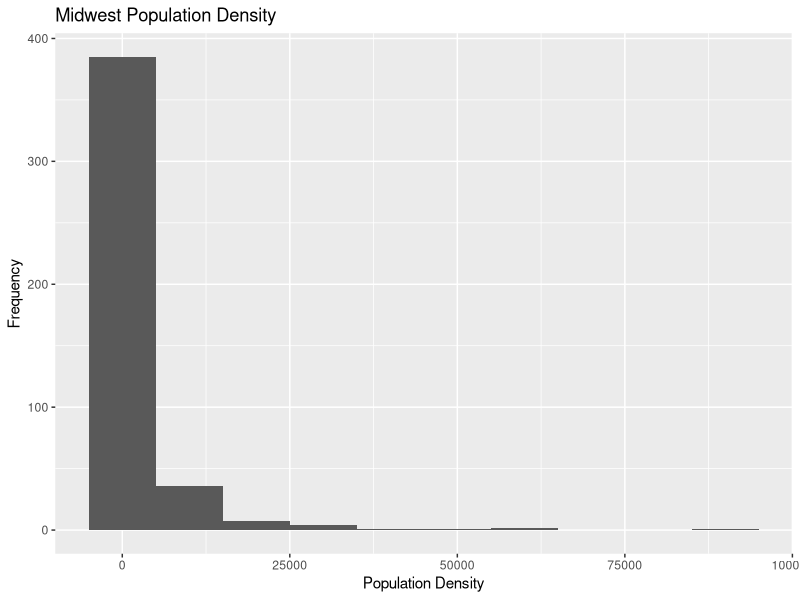
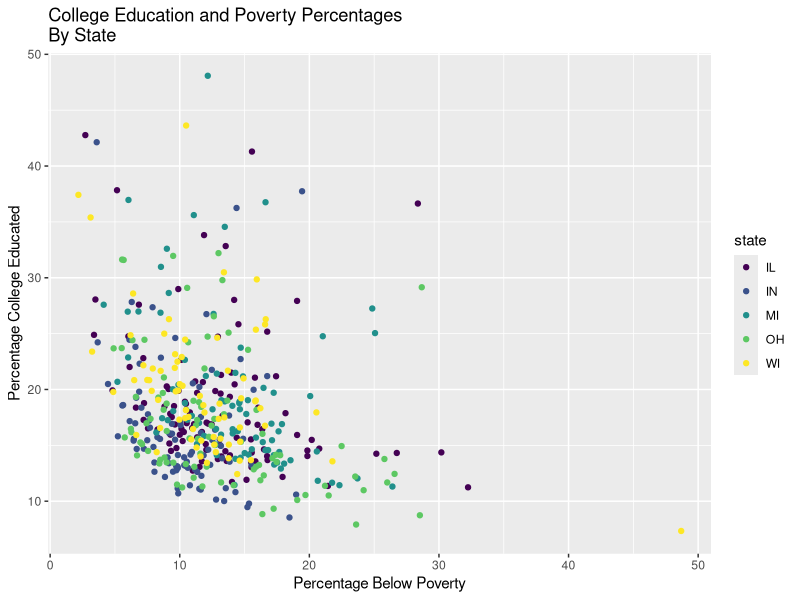
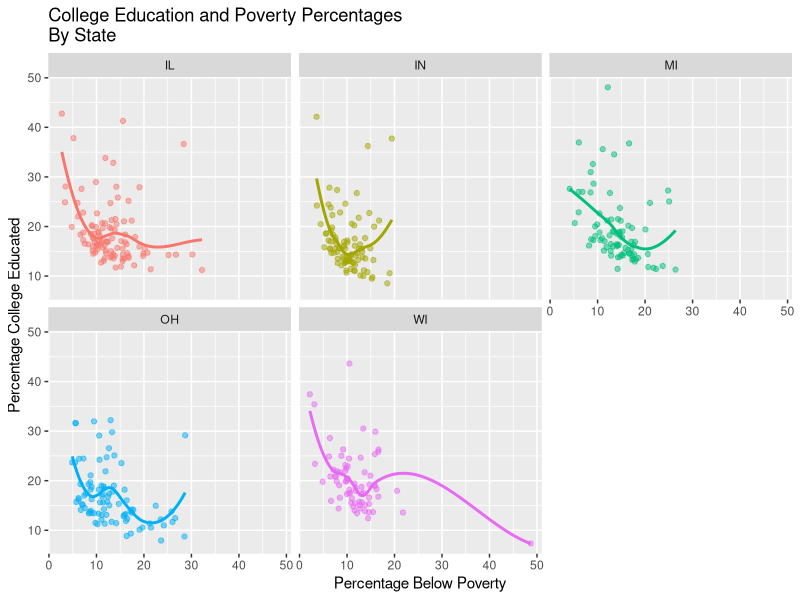
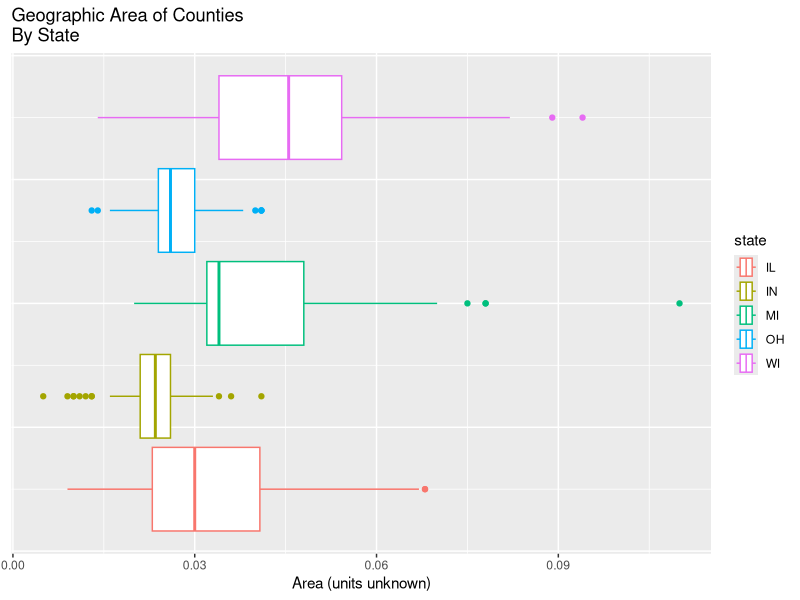
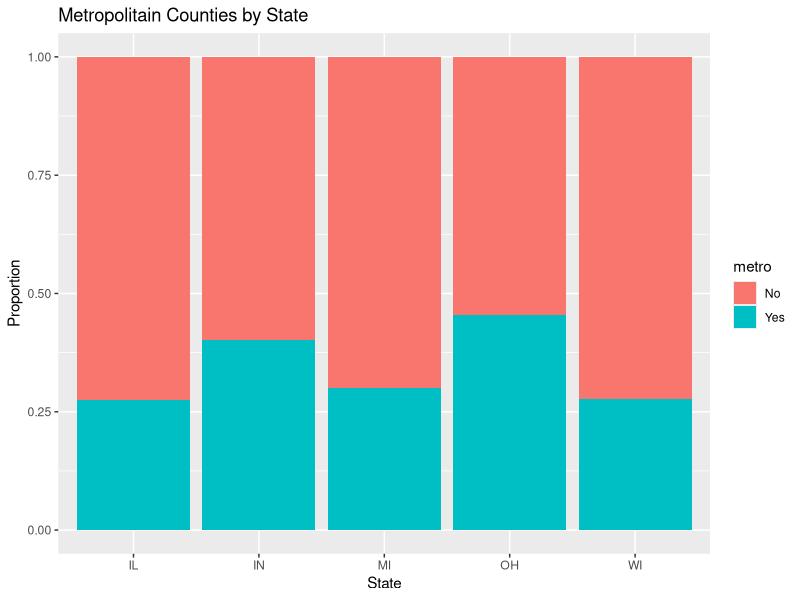

R code for these plots, in order:
## ---- chunk 1
#| label: load-packages
#| message: false

library(tidyverse)
library(viridis)
## ---- chunk 2
#|label: ex-1
ggplot(midwest, aes(x = popdensity))+
  geom_histogram(binwidth = 10000)+
  labs(title = "Midwest Population Density", y = "Frequency", x = "Population Density")

## ---- chunk 3
#|label: ex-2
ggplot(midwest, aes(x = percbelowpoverty, y = percollege, color = state))+
  geom_point()+
  labs(title = "College Education and Poverty Percentages \nBy State", x = "Percentage Below Poverty", y = "Percentage College Educated") +
scale_color_viridis_d()

## ---- chunk 4
#|label: ex-4
ggplot(midwest, aes(x = percbelowpoverty, y = percollege, color = state))+
  geom_smooth(se = FALSE, show.legend = F)+
  geom_point(show.legend = F, alpha = .5)+
  facet_wrap(~state)+
  labs(title = "College Education and Poverty Percentages \nBy State", x = "Percentage Below Poverty", y = "Percentage College Educated") 
## ---- chunk 5
#|label: ex-5
ggplot(midwest, aes(x = area, color = state))+
  geom_boxplot()+
  labs(title = "Geographic Area of Counties \nBy State", x = "Area (units unknown)")+
  theme(axis.ticks.y = element_blank(), axis.text.y = element_blank()) 
## ---- chunk 6
#|label: ex-6
midwest <- midwest |>
  mutate(metro = if_else(inmetro == 1, "Yes", "No")) 
ggplot(midwest, aes(x = state, fill = metro))+
  geom_bar(position = "fill")+
  labs(title = "Metropolitain Counties by State", x = "State", y = "Proportion")
## ---- chunk 7
#|label: ex7
